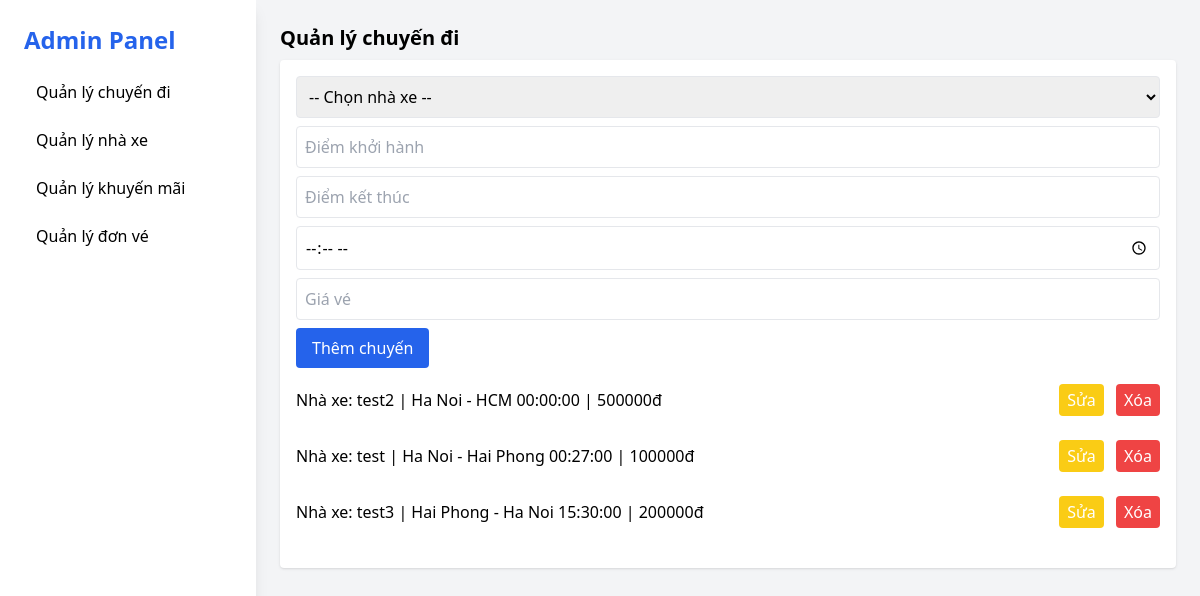
/pages/qlchuyendi.php, run on the app's committed database.
### tables this page shows
CREATE TABLE `chuyendi` (
  `id_cd` int(11) NOT NULL,
  `id_NX` int(11) NOT NULL,
  `diemKH` varchar(100) NOT NULL,
  `diemKT` varchar(100) NOT NULL,
  `lichTrinh` time NOT NULL,
  `gia` int(11) NOT NULL
);

CREATE TABLE `nha_xe` (
  `id_NX` int(11) NOT NULL,
  `tenNX` varchar(100) DEFAULT NULL,
  `soDT` varchar(20) DEFAULT NULL
);

### user.php (called while the page is built, shortened)
<?php
include('connect.php');
        class data_chuyendi
        {
        public function select_chuyendi()
            {
                global $conn;
                $sql = "select chuyendi.id_cd, nha_xe.tenNX, chuyendi.diemKH, chuyendi.diemKT, chuyendi.lichTrinh, chuyendi.gia
                        from chuyendi join nha_xe on chuyendi.id_NX = nha_xe.id_NX";
                $run= mysqli_query($conn,$sql);
                return $run;
            }
        }
?>

### pages/qlchuyendi.php (the view, shortened to what this page needs)
<!DOCTYPE html>
<html lang="vi">
<head>
  <script src="https://cdn.tailwindcss.com"></script>
</head>
<body class="bg-gray-100 font-sans">
  <div class="flex min-h-screen">
    <aside class="w-64 bg-white shadow-lg p-6 space-y-4">
      <h2 class="text-2xl font-bold text-blue-600 mb-4"><a href="quantri.php">Admin Panel</a></h2>
      <nav class="space-y-2">
        <a href="qlchuyendi.php" class="block py-2 px-3 rounded hover:bg-blue-100">Quản lý chuyến đi</a>
        <a href="qlnhaxe.php" class="block py-2 px-3 rounded hover:bg-blue-100">Quản lý nhà xe</a>
        <a href="qlkhuyenmai.php" class="block py-2 px-3 rounded hover:bg-blue-100">Quản lý khuyến mãi</a>
        <a href="qldonve.php" class="block py-2 px-3 rounded hover:bg-blue-100">Quản lý đơn vé</a>
      </nav>
    </aside>
    <main class="flex-1 p-6 space-y-10">
      <section id="chuyen-di">
        <h3 class="text-xl font-semibold mb-2">Quản lý chuyến đi</h3>
        <div class="bg-white p-4 rounded shadow">
          <form class="space-y-2 mb-4" method="POST">
            <select class="w-full border rounded p-2" name="id_NX" id="id_NX" >
              <option value="" disabled selected>-- Chọn nhà xe --</option>
            </select>
            <input type="text" placeholder="Điểm khởi hành" class="w-full border p-2 rounded" name="diemKH">
            <input type="text" placeholder="Điểm kết thúc" class="w-full border p-2 rounded" name="diemKT">
            <input type="time" placeholder="Lịch trình" class="w-full border p-2 rounded" name="lichTrinh">
            <input type="text" placeholder="Giá vé" class="w-full border p-2 rounded" name="gia">
            <input type="submit" class="bg-blue-600 text-white px-4 py-2 rounded" name="themchuyendi" value="Thêm chuyến">
            <?php
                  include '../user.php';
                  $get_data=new data_chuyendi();
                  $selectchuyendi=$get_data->select_chuyendi();
            ?>
            <?php
            foreach($selectchuyendi as $se_pro)
            {
              ?>
                <ul class="divide-y">
                  <li class="py-2 flex justify-between items-center">
                    <span>Nhà xe: <?php echo $se_pro['tenNX']?> |
                    <?php echo $se_pro['diemKH']?> - <?php echo $se_pro['diemKT']?> <?php echo $se_pro['lichTrinh']?> |
                    <?php echo $se_pro['gia']?>đ
                  </span>
                <div class="space-x-2">
                  <button class="bg-yellow-400 px-2 py-1 rounded text-white">
                    <a href="updatechuyendi.php?update=<?php echo $se_pro['id_cd']?>">Sửa</a></button>
                  <button class="bg-red-500 px-2 py-1 rounded text-white">
                    <a href="deletechuyendi.php?del=<?php echo $se_pro['id_cd']?>" onClick="if(confirm('Bạn có chắc chắn muốn xóa')) return true; else return false;">Xóa</a>
                  </button>
                </div>
                  </li>
                </ul>
              <?php } ?>
          </form>
        </div>
      </section>
    </main>
  </div>
</body>
</html>

### data on the page
chuyendi: id_NX.tenNX "test2", diemKH "Ha Noi", diemKT "HCM", lichTrinh "00:00:00", gia "500000"
chuyendi: id_NX.tenNX "test", diemKH "Ha Noi", diemKT "Hai Phong", lichTrinh "00:27:00", gia "100000"
chuyendi: id_NX.tenNX "test3", diemKH "Hai Phong", diemKT "Ha Noi", lichTrinh "15:30:00", gia "200000"
